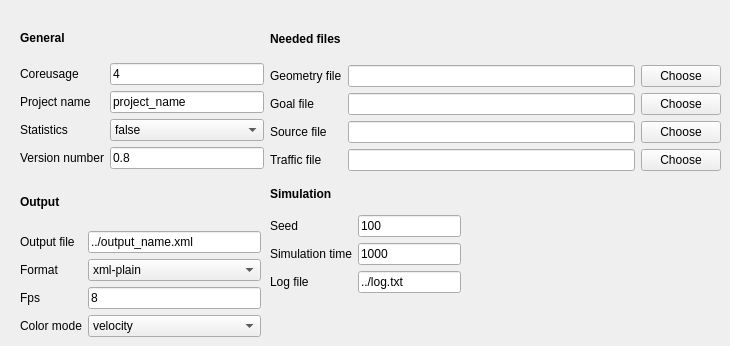
   <widget class="QWidget" name="tab_general">
    <attribute name="title">
     <string>General</string>
    </attribute>
    <widget class="QWidget" name="">
     <property name="geometry">
      <rect>
       <x>20</x>
       <y>20</y>
       <width>244</width>
       <height>149</height>
      </rect>
     </property>
     <layout class="QVBoxLayout" name="verticalLayout_4">
      <item>
       <widget class="QLabel" name="label_general_a">
        <property name="enabled">
         <bool>true</bool>
        </property>
        <property name="toolTip">
         <string/>
        </property>
        <property name="text">
         <string>&lt;html&gt;&lt;head/&gt;&lt;body&gt;&lt;p&gt;&lt;span style=&quot; font-weight:600;&quot;&gt;General&lt;/span&gt;&lt;/p&gt;&lt;/body&gt;&lt;/html&gt;</string>
        </property>
       </widget>
      </item>
      <item>
       <layout class="QHBoxLayout" name="horizontalLayout_3">
        <item>
         <layout class="QVBoxLayout" name="verticalLayout_2">
          <item>
           <widget class="QLabel" name="label_general_03">
            <property name="text">
             <string>Coreusage</string>
            </property>
            <property name="buddy">
             <cstring>lineEdit_general_01</cstring>
            </property>
           </widget>
          </item>
          <item>
           <widget class="QLabel" name="label_general_01">
            <property name="toolTip">
             <string/>
            </property>
            <property name="text">
             <string>Project name</string>
            </property>
            <property name="buddy">
             <cstring>lineEdit_general_01</cstring>
            </property>
           </widget>
          </item>
          <item>
           <widget class="QLabel" name="label_general_04">
            <property name="text">
             <string>Statistics</string>
            </property>
            <property name="buddy">
             <cstring>lineEdit_general_01</cstring>
            </property>
           </widget>
          </item>
          <item>
           <widget class="QLabel" name="label_general_02">
            <property name="toolTip">
             <string/>
            </property>
            <property name="text">
             <string>Version number</string>
            </property>
            <property name="buddy">
             <cstring>lineEdit_general_02</cstring>
            </property>
           </widget>
          </item>
         </layout>
        </item>
        <item>
         <layout class="QVBoxLayout" name="verticalLayout_3">
          <item>
           <widget class="QLineEdit" name="lineEdit_general_03">
            <property name="text">
             <string>4</string>
            </property>
           </widget>
          </item>
          <item>
           <widget class="QLineEdit" name="lineEdit_general_01">
            <property name="toolTip">
             <string/>
            </property>
            <property name="text">
             <string>project_name</string>
            </property>
           </widget>
          </item>
          <item>
           <widget class="QComboBox" name="comboBox_general_01">
            <item>
             <property name="text">
              <string>false</string>
             </property>
            </item>
            <item>
             <property name="text">
              <string>true</string>
             </property>
            </item>
           </widget>
          </item>
          <item>
           <widget class="QLineEdit" name="lineEdit_general_02">
            <property name="toolTip">
             <string/>
            </property>
            <property name="text">
             <string>0.8</string>
            </property>
           </widget>
          </item>
         </layout>
        </item>
       </layout>
      </item>
     </layout>
    </widget>
    <widget class="QWidget" name="">
     <property name="geometry">
      <rect>
       <x>270</x>
       <y>180</y>
       <width>191</width>
       <height>113</height>
      </rect>
     </property>
     <layout class="QVBoxLayout" name="verticalLayout_7">
      <item>
       <widget class="QLabel" name="label_general_b">
        <property name="text">
         <string>&lt;html&gt;&lt;head/&gt;&lt;body&gt;&lt;p&gt;&lt;span style=&quot; font-weight:600;&quot;&gt;Simulation&lt;/span&gt;&lt;/p&gt;&lt;/body&gt;&lt;/html&gt;</string>
        </property>
       </widget>
      </item>
      <item>
       <layout class="QHBoxLayout" name="horizontalLayout_4">
        <item>
         <layout class="QVBoxLayout" name="verticalLayout_5">
          <item>
           <widget class="QLabel" name="label_general_05">
            <property name="text">
             <string>Seed</string>
            </property>
            <property name="buddy">
             <cstring>lineEdit_general_05</cstring>
            </property>
           </widget>
          </item>
          <item>
           <widget class="QLabel" name="label_general_06">
            <property name="text">
             <string>Simulation time</string>
            </property>
            <property name="buddy">
             <cstring>lineEdit_general_06</cstring>
            </property>
           </widget>
          </item>
          <item>
           <widget class="QLabel" name="label_general_08">
            <property name="text">
             <string>Log file</string>
            </property>
           </widget>
          </item>
         </layout>
        </item>
        <item>
         <layout class="QVBoxLayout" name="verticalLayout_6">
          <item>
           <widget class="QLineEdit" name="lineEdit_general_05">
            <property name="text">
             <string>100</string>
            </property>
           </widget>
          </item>
          <item>
           <widget class="QLineEdit" name="lineEdit_general_06">
            <property name="text">
             <string>1000</string>
            </property>
           </widget>
          </item>
          <item>
           <widget class="QLineEdit" name="lineEdit_general_08">
            <property name="text">
             <string>../log.txt</string>
            </property>
           </widget>
          </item>
         </layout>
        </item>
       </layout>
      </item>
     </layout>
    </widget>
    <widget class="QWidget" name="">
     <property name="geometry">
      <rect>
       <x>20</x>
       <y>180</y>
       <width>241</width>
       <height>157</height>
      </rect>
     </property>
     <layout class="QVBoxLayout" name="verticalLayout_10">
      <item>
       <widget class="QLabel" name="label_general_c">
        <property name="text">
         <string>&lt;html&gt;&lt;head/&gt;&lt;body&gt;&lt;p&gt;&lt;span style=&quot; font-weight:600;&quot;&gt;Output&lt;/span&gt;&lt;/p&gt;&lt;/body&gt;&lt;/html&gt;</string>
        </property>
       </widget>
      </item>
      <item>
       <layout class="QHBoxLayout" name="horizontalLayout_5">
        <item>
         <layout class="QVBoxLayout" name="verticalLayout_8">
          <item>
           <widget class="QLabel" name="label_general_12">
            <property name="text">
             <string>Output file</string>
            </property>
           </widget>
          </item>
          <item>
           <widget class="QLabel" name="label_general_09">
            <property name="text">
             <string>Format</string>
            </property>
           </widget>
          </item>
          <item>
           <widget class="QLabel" name="label_general_10">
            <property name="text">
             <string>Fps</string>
            </property>
           </widget>
          </item>
          <item>
           <widget class="QLabel" name="label_general_11">
            <property name="text">
             <string>Color mode</string>
            </property>
           </widget>
          </item>
         </layout>
        </item>
        <item>
         <layout class="QVBoxLayout" name="verticalLayout_9">
          <item>
           <widget class="QLineEdit" name="lineEdit_general_12">
            <property name="text">
             <string>../output_name.xml</string>
            </property>
           </widget>
          </item>
          <item>
           <widget class="QComboBox" name="comboBox_general_02">
            <item>
             <property name="text">
              <string>xml-plain</string>
             </property>
            </item>
            <item>
             <property name="text">
              <string>plain</string>
             </property>
            </item>
           </widget>
          </item>
          <item>
           <widget class="QLineEdit" name="lineEdit_general_10">
            <property name="text">
             <string>8</string>
            </property>
           </widget>
          </item>
          <item>
           <widget class="QComboBox" name="comboBox_general_03">
            <item>
             <property name="text">
              <string>velocity</string>
             </property>
            </item>
            <item>
             <property name="text">
              <string>spotlight</string>
             </property>
            </item>
            <item>
             <property name="text">
              <string>group</string>
             </property>
            </item>
            <item>
             <property name="text">
              <string>knowledge</string>
             </property>
            </item>
            <item>
             <property name="text">
              <string>router</string>
             </property>
            </item>
            <item>
             <property name="text">
              <string>final_goal</string>
             </property>
            </item>
            <item>
             <property name="text">
              <string>intermediate_goal</string>
             </property>
            </item>
           </widget>
          </item>
         </layout>
        </item>
       </layout>
      </item>
     </layout>
    </widget>
    <widget class="QWidget" name="">
     <property name="geometry">
      <rect>
       <x>270</x>
       <y>20</y>
       <width>451</width>
       <height>151</height>
      </rect>
     </property>
     <layout class="QVBoxLayout" name="verticalLayout_14">
      <item>
       <widget class="QLabel" name="label_4">
        <property name="text">
         <string>&lt;html&gt;&lt;head/&gt;&lt;body&gt;&lt;p&gt;&lt;span style=&quot; font-weight:600;&quot;&gt;Needed files&lt;/span&gt;&lt;/p&gt;&lt;/body&gt;&lt;/html&gt;</string>
        </property>
       </widget>
      </item>
      <item>
       <layout class="QHBoxLayout" name="horizontalLayout_6">
        <item>
         <layout class="QVBoxLayout" name="verticalLayout_11">
          <item>
           <widget class="QLabel" name="label_general_07">
            <property name="text">
             <string>Geometry file</string>
            </property>
           </widget>
          </item>
          <item>
           <widget class="QLabel" name="label">
            <property name="text">
             <string>Goal file</string>
            </property>
           </widget>
          </item>
          <item>
           <widget class="QLabel" name="label_2">
            <property name="text">
             <string>Source file</string>
            </property>
           </widget>
          </item>
          <item>
           <widget class="QLabel" name="label_3">
            <property name="text">
             <string>Traffic file</string>
            </property>
           </widget>
          </item>
         </layout>
        </item>
        <item>
         <layout class="QVBoxLayout" name="verticalLayout_12">
          <item>
           <widget class="QLineEdit" name="lineEdit_general_07">
            <property name="text">
             <string/>
            </property>
           </widget>
          </item>
          <item>
           <widget class="QLineEdit" name="lineEdit_GoalFile"/>
          </item>
          <item>
           <widget class="QLineEdit" name="lineEdit_SourceFile"/>
          </item>
          <item>
           <widget class="QLineEdit" name="lineEdit_TrafficFile"/>
          </item>
         </layout>
        </item>
        <item>
         <layout class="QVBoxLayout" name="verticalLayout_13">
          <item>
           <widget class="QPushButton" name="pushButton_Geometry">
            <property name="text">
             <string>Choose</string>
            </property>
           </widget>
          </item>
          <item>
           <widget class="QPushButton" name="pushButton_Goal">
            <property name="text">
             <string>Choose</string>
            </property>
           </widget>
          </item>
          <item>
           <widget class="QPushButton" name="pushButton_Source">
            <property name="text">
             <string>Choose</string>
            </property>
           </widget>
          </item>
          <item>
           <widget class="QPushButton" name="pushButton_Traffic">
            <property name="text">
             <string>Choose</string>
            </property>
           </widget>
          </item>
         </layout>
        </item>
       </layout>
      </item>
     </layout>
    </widget>
   </widget>
